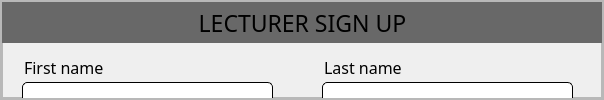
        <widget class="QWidget" name="page_11">
         <layout class="QVBoxLayout" name="verticalLayout_31">
          <property name="spacing">
           <number>0</number>
          </property>
          <property name="leftMargin">
           <number>0</number>
          </property>
          <property name="topMargin">
           <number>0</number>
          </property>
          <property name="rightMargin">
           <number>0</number>
          </property>
          <property name="bottomMargin">
           <number>0</number>
          </property>
          <item>
           <widget class="QFrame" name="frame_76">
            <property name="frameShape">
             <enum>QFrame::StyledPanel</enum>
            </property>
            <property name="frameShadow">
             <enum>QFrame::Raised</enum>
            </property>
            <layout class="QHBoxLayout" name="horizontalLayout_35">
             <property name="spacing">
              <number>0</number>
             </property>
             <property name="leftMargin">
              <number>0</number>
             </property>
             <property name="topMargin">
              <number>0</number>
             </property>
             <property name="rightMargin">
              <number>0</number>
             </property>
             <property name="bottomMargin">
              <number>0</number>
             </property>
             <item>
              <widget class="QFrame" name="frame_77">
               <property name="minimumSize">
                <size>
                 <width>0</width>
                 <height>0</height>
                </size>
               </property>
               <property name="maximumSize">
                <size>
                 <width>470</width>
                 <height>16777215</height>
                </size>
               </property>
               <property name="styleSheet">
                <string notr="true">background-image: url(:/images/images/lec.jpg);</string>
               </property>
               <property name="frameShape">
                <enum>QFrame::StyledPanel</enum>
               </property>
               <property name="frameShadow">
                <enum>QFrame::Raised</enum>
               </property>
              </widget>
             </item>
             <item>
              <widget class="QFrame" name="frame_78">
               <property name="frameShape">
                <enum>QFrame::StyledPanel</enum>
               </property>
               <property name="frameShadow">
                <enum>QFrame::Raised</enum>
               </property>
               <layout class="QHBoxLayout" name="horizontalLayout_34">
                <property name="spacing">
                 <number>0</number>
                </property>
                <property name="leftMargin">
                 <number>0</number>
                </property>
                <property name="topMargin">
                 <number>0</number>
                </property>
                <property name="rightMargin">
                 <number>0</number>
                </property>
                <property name="bottomMargin">
                 <number>0</number>
                </property>
                <item>
                 <widget class="QFrame" name="frame_79">
                  <property name="frameShape">
                   <enum>QFrame::StyledPanel</enum>
                  </property>
                  <property name="frameShadow">
                   <enum>QFrame::Raised</enum>
                  </property>
                 </widget>
                </item>
                <item>
                 <widget class="QFrame" name="frame_80">
                  <property name="minimumSize">
                   <size>
                    <width>600</width>
                    <height>0</height>
                   </size>
                  </property>
                  <property name="maximumSize">
                   <size>
                    <width>600</width>
                    <height>16777215</height>
                   </size>
                  </property>
                  <property name="frameShape">
                   <enum>QFrame::StyledPanel</enum>
                  </property>
                  <property name="frameShadow">
                   <enum>QFrame::Raised</enum>
                  </property>
                  <widget class="QPushButton" name="pushButton_24">
                   <property name="geometry">
                    <rect>
                     <x>410</x>
                     <y>440</y>
                     <width>151</width>
                     <height>41</height>
                    </rect>
                   </property>
                   <property name="font">
                    <font>
                     <pointsize>11</pointsize>
                    </font>
                   </property>
                   <property name="cursor">
                    <cursorShape>PointingHandCursor</cursorShape>
                   </property>
                   <property name="styleSheet">
                    <string notr="true">background-color: rgb(1, 198, 17);
border-radius:5px </string>
                   </property>
                   <property name="text">
                    <string>Register</string>
                   </property>
                  </widget>
                  <widget class="QLineEdit" name="lineEdit_15">
                   <property name="geometry">
                    <rect>
                     <x>20</x>
                     <y>80</y>
                     <width>251</width>
                     <height>31</height>
                    </rect>
                   </property>
                   <property name="styleSheet">
                    <string notr="true">border: 1.1px solid black;
padding-left: 10 px;
border-radius:5px
</string>
                   </property>
                   <property name="echoMode">
                    <enum>QLineEdit::Normal</enum>
                   </property>
                  </widget>
                  <widget class="QLabel" name="label_25">
                   <property name="geometry">
                    <rect>
                     <x>22</x>
                     <y>55</y>
                     <width>111</width>
                     <height>21</height>
                    </rect>
                   </property>
                   <property name="font">
                    <font>
                     <family>Nova Flat</family>
                     <pointsize>12</pointsize>
                    </font>
                   </property>
                   <property name="styleSheet">
                    <string notr="true">border-radius:7px;
background: none;
</string>
                   </property>
                   <property name="text">
                    <string>First name</string>
                   </property>
                   <property name="alignment">
                    <set>Qt::AlignLeading|Qt::AlignLeft|Qt::AlignVCenter</set>
                   </property>
                  </widget>
                  <widget class="QPushButton" name="pushButton_25">
                   <property name="geometry">
                    <rect>
                     <x>20</x>
                     <y>440</y>
                     <width>151</width>
                     <height>41</height>
                    </rect>
                   </property>
                   <property name="font">
                    <font>
                     <pointsize>11</pointsize>
                    </font>
                   </property>
                   <property name="cursor">
                    <cursorShape>PointingHandCursor</cursorShape>
                   </property>
                   <property name="styleSheet">
                    <string notr="true">background-color: rgb(0, 0, 203);
border-radius:5px;
color: rgb(188, 188, 188);</string>
                   </property>
                   <property name="text">
                    <string>Back to login</string>
                   </property>
                  </widget>
                  <widget class="QLabel" name="label_26">
                   <property name="geometry">
                    <rect>
                     <x>0</x>
                     <y>0</y>
                     <width>601</width>
                     <height>41</height>
                    </rect>
                   </property>
                   <property name="font">
                    <font>
                     <family>Nova Flat</family>
                     <pointsize>17</pointsize>
                    </font>
                   </property>
                   <property name="styleSheet">
                    <string notr="true">border-radius:0px;
background: rgb(104, 104, 104);
</string>
                   </property>
                   <property name="text">
                    <string>LECTURER SIGN UP</string>
                   </property>
                   <property name="alignment">
                    <set>Qt::AlignCenter</set>
                   </property>
                  </widget>
                  <widget class="QLabel" name="label_27">
                   <property name="geometry">
                    <rect>
                     <x>322</x>
                     <y>55</y>
                     <width>111</width>
                     <height>21</height>
                    </rect>
                   </property>
                   <property name="font">
                    <font>
                     <family>Nova Flat</family>
                     <pointsize>12</pointsize>
                    </font>
                   </property>
                   <property name="styleSheet">
                    <string notr="true">border-radius:7px;
background: none;
</string>
                   </property>
                   <property name="text">
                    <string>Last name</string>
                   </property>
                   <property name="alignment">
                    <set>Qt::AlignLeading|Qt::AlignLeft|Qt::AlignVCenter</set>
                   </property>
                  </widget>
                  <widget class="QLineEdit" name="lineEdit_16">
                   <property name="geometry">
                    <rect>
                     <x>320</x>
                     <y>80</y>
                     <width>251</width>
                     <height>31</height>
                    </rect>
                   </property>
                   <property name="styleSheet">
                    <string notr="true">border: 1.1px solid black;
padding-left: 10 px;
border-radius:5px
</string>
                   </property>
                   <property name="echoMode">
                    <enum>QLineEdit::Normal</enum>
                   </property>
                  </widget>
                  <widget class="QLabel" name="label_28">
                   <property name="geometry">
                    <rect>
                     <x>322</x>
                     <y>140</y>
                     <width>111</width>
                     <height>21</height>
                    </rect>
                   </property>
                   <property name="font">
                    <font>
                     <family>Nova Flat</family>
                     <pointsize>12</pointsize>
                    </font>
                   </property>
                   <property name="styleSheet">
                    <string notr="true">border-radius:7px;
background: none;
</string>
                   </property>
                   <property name="text">
                    <string>Email address</string>
                   </property>
                   <property name="alignment">
                    <set>Qt::AlignLeading|Qt::AlignLeft|Qt::AlignVCenter</set>
                   </property>
                  </widget>
                  <widget class="QLabel" name="label_29">
                   <property name="geometry">
                    <rect>
                     <x>22</x>
                     <y>140</y>
                     <width>141</width>
                     <height>21</height>
                    </rect>
                   </property>
                   <property name="font">
                    <font>
                     <family>Nova Flat</family>
                     <pointsize>12</pointsize>
                    </font>
                   </property>
                   <property name="styleSheet">
                    <string notr="true">border-radius:7px;
background: none;
</string>
                   </property>
                   <property name="text">
                    <string>Phone number</string>
                   </property>
                   <property name="alignment">
                    <set>Qt::AlignLeading|Qt::AlignLeft|Qt::AlignVCenter</set>
                   </property>
                  </widget>
                  <widget class="QLineEdit" name="lineEdit_17">
                   <property name="geometry">
                    <rect>
                     <x>320</x>
                     <y>165</y>
                     <width>251</width>
                     <height>31</height>
                    </rect>
                   </property>
                   <property name="styleSheet">
                    <string notr="true">border: 1.1px solid black;
padding-left: 10 px;
border-radius:5px
</string>
                   </property>
                   <property name="echoMode">
                    <enum>QLineEdit::Normal</enum>
                   </property>
                  </widget>
                  <widget class="QLineEdit" name="lineEdit_18">
                   <property name="geometry">
                    <rect>
                     <x>20</x>
                     <y>165</y>
                     <width>251</width>
                     <height>31</height>
                    </rect>
                   </property>
                   <property name="styleSheet">
                    <string notr="true">border: 1.1px solid black;
padding-left: 10 px;
border-radius:5px
</string>
                   </property>
                   <property name="echoMode">
                    <enum>QLineEdit::Normal</enum>
                   </property>
                  </widget>
                  <widget class="QLabel" name="label_30">
                   <property name="geometry">
                    <rect>
                     <x>22</x>
                     <y>234</y>
                     <width>251</width>
                     <height>21</height>
                    </rect>
                   </property>
                   <property name="font">
                    <font>
                     <family>Nova Flat</family>
                     <pointsize>12</pointsize>
                    </font>
                   </property>
                   <property name="styleSheet">
                    <string notr="true">border-radius:7px;
background: none;
</string>
                   </property>
                   <property name="text">
                    <string>Select the courses you lecture</string>
                   </property>
                   <property name="alignment">
                    <set>Qt::AlignLeading|Qt::AlignLeft|Qt::AlignVCenter</set>
                   </property>
                  </widget>
                  <widget class="QComboBox" name="comboBox_3">
                   <property name="geometry">
                    <rect>
                     <x>20</x>
                     <y>260</y>
                     <width>201</width>
                     <height>31</height>
                    </rect>
                   </property>
                   <property name="styleSheet">
                    <string notr="true">border: 1.1px solid black;
padding-left: 10 px;
border-radius:5px
</string>
                   </property>
                  </widget>
                  <widget class="QPushButton" name="pushButton_26">
                   <property name="geometry">
                    <rect>
                     <x>230</x>
                     <y>259</y>
                     <width>41</width>
                     <height>31</height>
                    </rect>
                   </property>
                   <property name="font">
                    <font>
                     <pointsize>11</pointsize>
                    </font>
                   </property>
                   <property name="cursor">
                    <cursorShape>PointingHandCursor</cursorShape>
                   </property>
                   <property name="styleSheet">
                    <string notr="true">background-color: rgb(0, 0, 203);
border-radius:5px;
color: rgb(188, 188, 188);</string>
                   </property>
                   <property name="text">
                    <string>Add</string>
                   </property>
                  </widget>
                  <widget class="QLabel" name="label_45">
                   <property name="geometry">
                    <rect>
                     <x>330</x>
                     <y>233</y>
                     <width>91</width>
                     <height>16</height>
                    </rect>
                   </property>
                   <property name="font">
                    <font>
                     <family>Nova Flat</family>
                     <pointsize>12</pointsize>
                    </font>
                   </property>
                   <property name="styleSheet">
                    <string notr="true">border-radius:7px;
background: none;
</string>
                   </property>
                   <property name="text">
                    <string>Gender</string>
                   </property>
                   <property name="alignment">
                    <set>Qt::AlignLeading|Qt::AlignLeft|Qt::AlignVCenter</set>
                   </property>
                  </widget>
                  <widget class="QLabel" name="label_46">
                   <property name="geometry">
                    <rect>
                     <x>22</x>
                     <y>335</y>
                     <width>141</width>
                     <height>21</height>
                    </rect>
                   </property>
                   <property name="font">
                    <font>
                     <family>Nova Flat</family>
                     <pointsize>12</pointsize>
                    </font>
                   </property>
                   <property name="styleSheet">
                    <string notr="true">border-radius:7px;
background: none;
</string>
                   </property>
                   <property name="text">
                    <string>Password</string>
                   </property>
                   <property name="alignment">
                    <set>Qt::AlignLeading|Qt::AlignLeft|Qt::AlignVCenter</set>
                   </property>
                  </widget>
                  <widget class="QLineEdit" name="lineEdit_21">
                   <property name="geometry">
                    <rect>
                     <x>320</x>
                     <y>360</y>
                     <width>251</width>
                     <height>31</height>
                    </rect>
                   </property>
                   <property name="styleSheet">
                    <string notr="true">border: 1.1px solid black;
padding-left: 10 px;
border-radius:5px
</string>
                   </property>
                   <property name="echoMode">
                    <enum>QLineEdit::Password</enum>
                   </property>
                  </widget>
                  <widget class="QLabel" name="label_47">
                   <property name="geometry">
                    <rect>
                     <x>322</x>
                     <y>335</y>
                     <width>201</width>
                     <height>21</height>
                    </rect>
                   </property>
                   <property name="font">
                    <font>
                     <family>Nova Flat</family>
                     <pointsize>12</pointsize>
                    </font>
                   </property>
                   <property name="styleSheet">
                    <string notr="true">border-radius:7px;
background: none;
</string>
                   </property>
                   <property name="text">
                    <string>Repeat Password</string>
                   </property>
                   <property name="alignment">
                    <set>Qt::AlignLeading|Qt::AlignLeft|Qt::AlignVCenter</set>
                   </property>
                  </widget>
                  <widget class="QLineEdit" name="lineEdit_22">
                   <property name="geometry">
                    <rect>
                     <x>20</x>
                     <y>360</y>
                     <width>251</width>
                     <height>31</height>
                    </rect>
                   </property>
                   <property name="styleSheet">
                    <string notr="true">border: 1.1px solid black;
padding-left: 10 px;
border-radius:5px
</string>
                   </property>
                   <property name="echoMode">
                    <enum>QLineEdit::Password</enum>
                   </property>
                  </widget>
                  <widget class="QSplitter" name="splitter">
                   <property name="geometry">
                    <rect>
                     <x>330</x>
                     <y>270</y>
                     <width>171</width>
                     <height>20</height>
                    </rect>
                   </property>
                   <property name="orientation">
                    <enum>Qt::Horizontal</enum>
                   </property>
                   <widget class="QRadioButton" name="radioButton">
                    <property name="font">
                     <font>
                      <pointsize>10</pointsize>
                     </font>
                    </property>
                    <property name="text">
                     <string>Male</string>
                    </property>
                    <property name="checked">
                     <bool>true</bool>
                    </property>
                   </widget>
                   <widget class="QRadioButton" name="radioButton_2">
                    <property name="font">
                     <font>
                      <pointsize>10</pointsize>
                     </font>
                    </property>
                    <property name="text">
                     <string>Female</string>
                    </property>
                   </widget>
                  </widget>
                 </widget>
                </item>
                <item>
                 <widget class="QFrame" name="frame_81">
                  <property name="frameShape">
                   <enum>QFrame::StyledPanel</enum>
                  </property>
                  <property name="frameShadow">
                   <enum>QFrame::Raised</enum>
                  </property>
                 </widget>
                </item>
               </layout>
              </widget>
             </item>
            </layout>
           </widget>
          </item>
         </layout>
        </widget>
